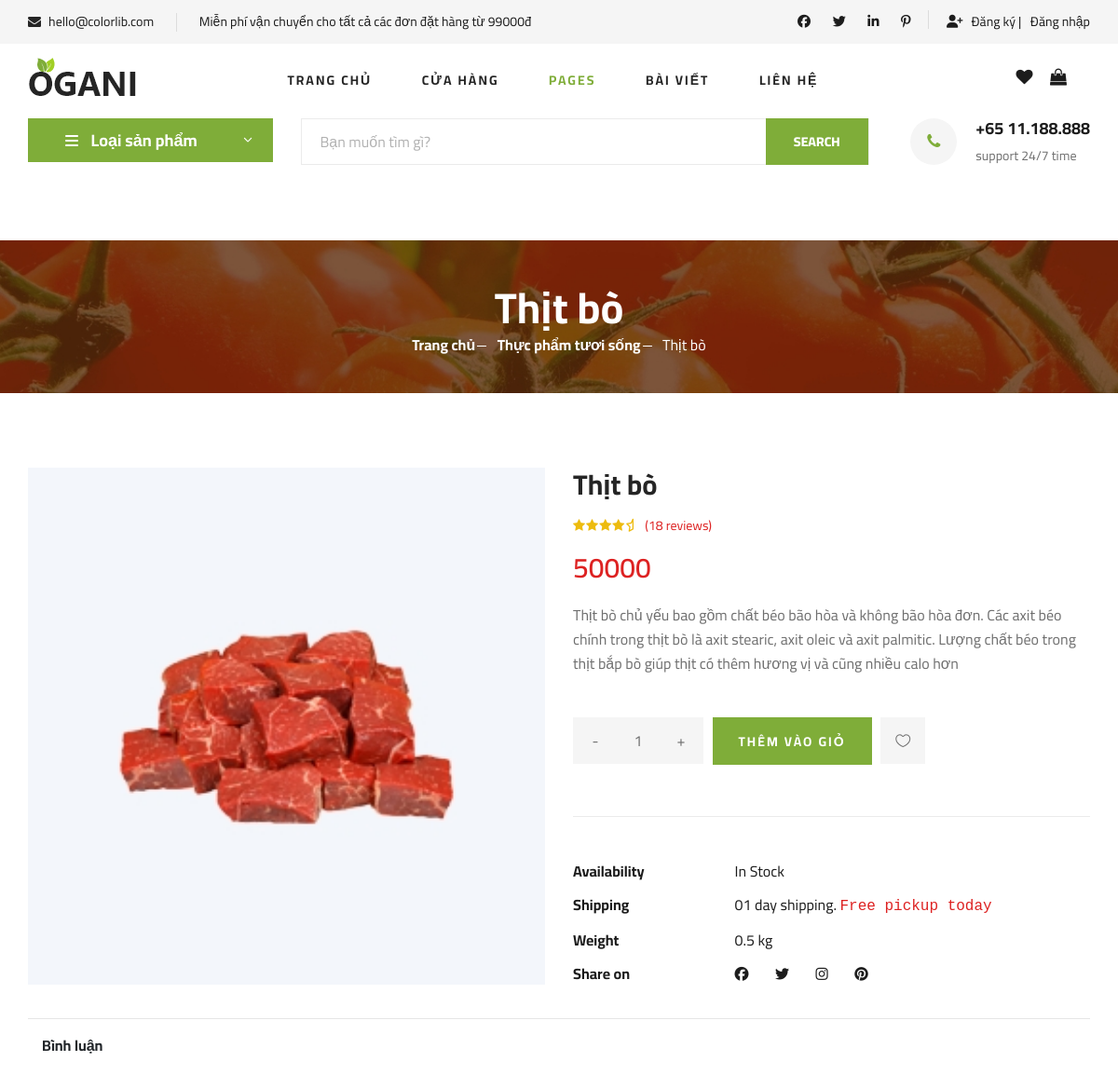
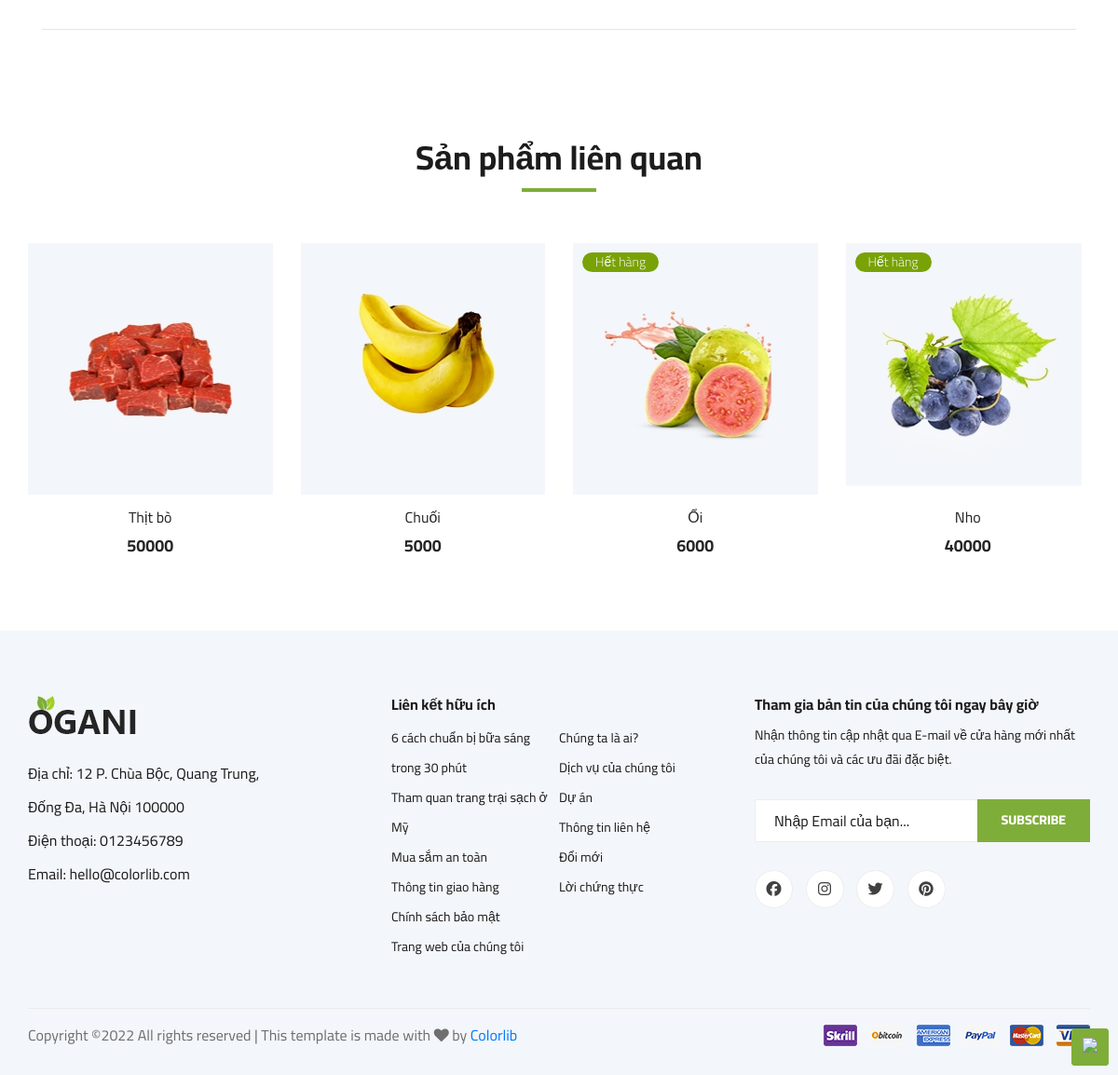
The page /shop-details.php on the database its author committed (2 pictures, top to bottom).
### tables this page shows
CREATE TABLE `sanpham` (
  `masp` int(10) NOT NULL,
  `tensp` varchar(100) NOT NULL,
  `maloaisp` int(10) NOT NULL,
  `soluong` int(15) NOT NULL,
  `dongia` int(15) NOT NULL,
  `anh` varchar(200) NOT NULL,
  `mota` text NOT NULL
);

CREATE TABLE `loaisanpham` (
  `maloaisp` int(10) NOT NULL,
  `tenloaisp` varchar(100) NOT NULL,
  `anhloai` varchar(200) NOT NULL
);

### shop-details.php (the view, shortened to what this page needs)
    <?php
        include ('connect.php');
    ;?>
<!DOCTYPE html>
<html lang="zxx">
<head>
    <link rel="stylesheet" href="css/bootstrap.min.css" type="text/css">
    <link rel="stylesheet" href="css/font-awesome.min.css" type="text/css">
    <link rel="stylesheet" href="css/elegant-icons.css" type="text/css">
    <link rel="stylesheet" href="css/nice-select.css" type="text/css">
    <link rel="stylesheet" href="css/jquery-ui.min.css" type="text/css">
    <link rel="stylesheet" href="css/owl.carousel.min.css" type="text/css">
    <link rel="stylesheet" href="css/slicknav.min.css" type="text/css">
    <link rel="stylesheet" href="css/style.css" type="text/css">
</head>
<?php
        if (isset($_GET['masp'])) {
            $masp = $_GET['masp'];
            $sql = "SELECT * FROM sanpham join loaisanpham
                    on sanpham.maloaisp = loaisanpham.maloaisp
                    where masp = '$masp'
                    ";
        }else{
            $sql = "SELECT * FROM sanpham join loaisanpham
                    on sanpham.maloaisp = loaisanpham.maloaisp";
        }
        $ketqua = $ketnoi -> query($sql);
        $Sanpham = $ketqua -> fetch_assoc();
    ;?>
<body>
    <header class="header">
        <div class="header__top">
            <div class="container">
                <div class="row">
                    <div class="col-lg-6">
                        <div class="header__top__left">
                            <ul>
                                <li><i class="fa fa-envelope"></i> hello@colorlib.com</li>
                                <li>Miễn phí vận chuyển cho tất cả các đơn đặt hàng từ 99000đ</li>
                            </ul>
                        </div>
                    </div>
                    <div class="col-lg-6">
                        <div class="header__top__right">
                            <div class="header__top__right__social">
                                <a href="#"><i class="fa fa-facebook"></i></a>
                                <a href="#"><i class="fa fa-twitter"></i></a>
                                <a href="#"><i class="fa fa-linkedin"></i></a>
                                <a href="#"><i class="fa fa-pinterest-p"></i></a>
                            </div>
                            <?php
                                if(!isset($_SESSION['phienDangNhap'])) {
                            ?>
                                    <div class="header__top__right__auth">
                                        <a href="dangky.php"><i class=" fas fa-user-plus"></i> Đăng ký |</a>
                                    </div>
                                     <div class="header__top__right__auth">
                                        <a href="dangnhap.php"><i class="glyphicon glyphicon-log-in"></i> Đăng nhập</a>
                                    </div>
                            <?php
                                }
                             ?>
                        </div>
                    </div>
                </div>
            </div>
        </div>
        <div class="container">
            <div class="row">
                <div class="col-lg-3">
                    <div class="header__logo">
                        <a href="./index.php"><img src="img/logo.png" alt=""></a>
                    </div>
                </div>
                <div class="col-lg-7" style="padding-right: 1px;padding-left: 1px;">
                    <nav class="header__menu">
                        <ul>
                            <li><a href="./index.php">Trang chủ</a></li>
                            <li ><a href="./shop-grid.php">Cửa hàng</a></li>
                            <li class="active"> <a href="#">Pages</a>
                            </li>
                            <li><a href="./blog.php">Bài viết</a></li>
                            <li><a href="./contact.php">Liên hệ</a></li>
                        </ul>
                    </nav>
                </div>
                <div class="col-lg-2">
                    <div class="header__cart">
                        <ul>
                            <li><a href="yeuthich.php"><i class="fa fa-heart"></i> </a></li>
                            <li><a href="shoping-cart.php"><i class="fa fa-shopping-bag"></i></a></li>
                        </ul>
                    </div>
                </div>
            </div>
        </div>
    </header>
    <section class="hero">
        <div class="container">
            <div class="row">
                <div class="col-lg-3">
                    <div class="hero__categories">
                        <div class="hero__categories__all">
                            <i class="fas fa-bars"></i>
                            <span>Loại sản phẩm</span>
                        </div>
                    </div>
                </div>
                <div class="col-lg-9">
                    <div class="hero__search">
                        <div class="hero__search__form">
                            <form action="shop-grid.php" method="get">
                                <input type="text" name="tim_kiem" placeholder="Bạn muốn tìm gì?">
                                <button type="submit" class="site-btn">SEARCH</button>
                            </form>
                        </div>
                        <div class="hero__search__phone">
                            <div class="hero__search__phone__icon">
                                <i class="fa fa-phone"></i>
                            </div>
                            <div class="hero__search__phone__text">
                                <h5>+65 11.188.888</h5>
                                <span>support 24/7 time</span>
                            </div>
                        </div>
                    </div>
                </div>
            </div>
        </div>
    </section>
    <section class="breadcrumb-section set-bg" data-setbg="img/breadcrumb.jpg">
        <div class="container">
            <div class="row">
                <div class="col-lg-12 text-center">
                    <div class="breadcrumb__text">
                        <h2><?php echo $Sanpham['tensp'];?></h2>
                        <div class="breadcrumb__option">
                            <a href="./index.php">Trang chủ</a>
                            <a href="./index.php"><?php echo $Sanpham['tenloaisp'];?></a>
                            <span><?php echo $Sanpham['tensp'];?></span>
                        </div>
                    </div>
                </div>
            </div>
        </div>
    </section>
    <section class="product-details spad">
        <div class="container">
            <div class="row">
                <div class="col-lg-6 col-md-6">
                    <div class="product__details__pic">
                        <div class="product__details__pic__item">
                            <img class="product__details__pic__item--large"
                                src="img/product/<?php echo $Sanpham['anh'];?>" alt="">
                        </div>
                    </div>
                </div>
                <div class="col-lg-6 col-md-6">
                    <div class="product__details__text">
                        <h3><?php echo $Sanpham['tensp'];?></h3>
                        <div class="product__details__rating">
                            <i class="fa fa-star"></i>
                            <i class="fa fa-star"></i>
                            <i class="fa fa-star"></i>
                            <i class="fa fa-star"></i>
                            <i class="fa fa-star-half-o"></i>
                            <span>(18 reviews)</span>
                        </div>
                        <div class="product__details__price"><?php echo $Sanpham['dongia'];?></div>
                        <p><?php echo $Sanpham['mota'];?></p>
                        <div class="product__details__quantity">
                            <div class="quantity">
                                <div class="pro-qty">
                                    <input type="text" value="1">
                                </div>
                            </div>
                        </div>
                        <?php if ($Sanpham['soluong'] > 0) {
                        ?>
                            <a href="xlthemgiohang.php?masp=<?php echo $Sanpham['masp'];?>" class="primary-btn">Thêm vào giỏ</a>
                        <?php
                        }
                        else{
                        ?>
                            <button class="primary-btn" style="border: none"> Hết hàng</button>
                        <?php
                        }
                        ?>
                        <a href="yeuthichxlthem.php?masp=<?php echo $Sanpham['masp'];?>" class="heart-icon"><span class="icon_heart_alt"></span></a>
                        <ul>
                            <li><b>Availability</b> <span>In Stock</span></li>
                            <li><b>Shipping</b> <span>01 day shipping. <samp>Free pickup today</samp></span></li>
                            <li><b>Weight</b> <span>0.5 kg</span></li>
                            <li><b>Share on</b>
                                <div class="share">
                                    <a href="#"><i class="fa fa-facebook"></i></a>
                                    <a href="#"><i class="fa fa-twitter"></i></a>
                                    <a href="#"><i class="fa fa-instagram"></i></a>
                                    <a href="#"><i class="fa fa-pinterest"></i></a>
                                </div>
                            </li>
                        </ul>
                    </div>
                </div>
                <div class="col-lg-12">
            <div class="product-details-tab-area">
                <hr>
            <div class="container">
                <div class="row">
                    <div class="col-12">
                        <div class="section-content" >
                            <b>Bình luận</b>
                        </div>
                                <div class="tab-pane " id="product-review">
                                    <ul class="comment" style="list-style-type: none;">
                                       <?php
                                            $sql1 = "SELECT * FROM binhluan JOIN nguoidung ON binhluan.manguoidung = nguoidung.manguoidung
                                                WHERE masp =  '".$masp."'
                                                LIMIT 8;
                                            ";
                                       ?>
                                    </ul>
                                    <hr>
                                </div>
                        </div>
                    </div>
                </div>
            </div>
        </div>
        </div>
                </div>
    </section>
    <section class="related-product">
        <div class="container">
            <div class="row">
                <div class="col-lg-12">
                    <div class="section-title related__product__title">
                        <h2>Sản phẩm liên quan</h2>
                    </div>
                </div>
            </div>
            <div class="row">
                <?php
                if (isset($_GET['masp'])) {
                    $masp = $_GET['masp'];
                    $sql1=" SELECT * FROM `sanpham`
                        WHERE
                        maloaisp = (SELECT maloaisp from `sanpham` WHERE masp = '$masp')
                        and masp != '$masp' LIMIT 4
                    ";
                }else{
                    $sql1=" SELECT * FROM `sanpham` LIMIT 4
                    ";
                }
                $ketqua = $ketnoi -> query($sql1);
                    while($DS_sp = $ketqua -> fetch_assoc()){
                        ;?>
                        <div class="col-lg-3 col-md-4 col-sm-6">
                            <div class="product__item">
                                <div class="product__item__pic set-bg" data-setbg="img/product/<?php echo $DS_sp['anh'];?>">
                                    <?php if ($DS_sp['soluong'] == 0) {
                                        ?>
                                        <span class="product__label product__label--sale-out">Hết hàng</span>
                                        <?php
                                        }
                                        ?>
                                </div>
                                <div class="product__item__text">
                                    <h6><a href="shop-details.php?masp=<?php echo $DS_sp['masp'];?>"><?php echo $DS_sp['tensp'];?></a></h6>
                                    <h5><?php echo $DS_sp['dongia'];?></h5>
                                </div>
                            </div>
                        </div>
                <?php
                    }
                ;?>
            </div>
        </div>
    </section>
<?php
include "footer.php";
 ?>

### rows shown on the page
sanpham: tensp "Thịt bò", anh (picture), dongia "50000", mota "Thịt bò chủ yếu bao gồm chất béo bão hòa và không bão hòa đơn. Các axit béo chính trong thịt bò là axit stearic, axit oleic và axit palmitic. Lượng chất béo trong thịt bắp bò giúp thịt có thêm hương vị và cũng nhiều calo hơn", shows a picture
loaisanpham: tenloaisp "Thực phẩm tươi sống"
sanpham: shows a picture, tensp "Chuối", dongia "5000"
sanpham: shows a picture, soluong "Hết hàng", tensp "Ổi", dongia "6000"
sanpham: shows a picture, soluong "Hết hàng", tensp "Nho", dongia "40000"
